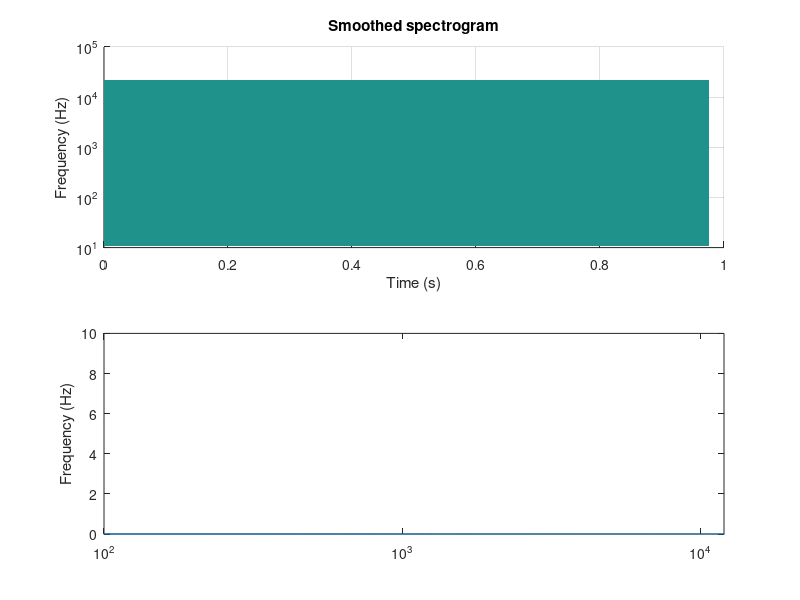

This chart was generated by the following MATLAB code: (Note: this script raises an error after producing the figure.)
%% Constants
TIME_TO_SAVE = 1;

NUM_CHANNELS = 1;
FRAME_SIZE = 2048;
WINDOW_SIZE = 4096;
SLICE_NUMBER = 2;
SAMPLE_FREQUENCY_HZ = 44100;
SPECTROGRAM_OVERLAP = WINDOW_SIZE/2;
F_AXIS = linspace(0,SAMPLE_FREQUENCY_HZ/2,WINDOW_SIZE/2+1);
MEAN_REMOVAL_LENGTH = 7;
PEAK_THRESHOLD = 4;

% FRAMES_HELD is the number of frames held per channel
FRAMES_HELD = ceil(TIME_TO_SAVE*SAMPLE_FREQUENCY_HZ/FRAME_SIZE);

RUN_DURATION = 30;
T_AXIS = linspace(0,(FRAMES_HELD-1)*FRAME_SIZE/SAMPLE_FREQUENCY_HZ,FRAMES_HELD-1);

%% FIgure preperation
figure;
% setup a spectrogram plot
subplot(2,1,1)
%hSurf1 = surf(linspace(0,1,FRAMES_HELD),linspace(0,1,WINDOW_SIZE/2+1),zeros(WINDOW_SIZE/2+1,FRAMES_HELD), 'EdgeColor', 'none');
hSurf1 = surf(zeros(WINDOW_SIZE/2+1,FRAMES_HELD), 'EdgeColor', 'none');
set(hSurf1,'XData',T_AXIS);
set(hSurf1,'YData',F_AXIS);

title('Smoothed spectrogram');
hAxis1 = gca;
view(0,90);
set(hAxis1, 'YScale', 'log');
xlabel('Time (s)')
ylabel('Frequency (Hz)')
%hAxis.YScale = 'log';
caxis auto

% plot the current spectrum
subplot(2,1,2)
hPlot1 = plot(F_AXIS,zeros(WINDOW_SIZE/2+1,1));
hAxis2 = gca;
set(hAxis2,'XScale','log');
set(hAxis2,'YLimMode','manual','YLim',[0,10]);
set(hAxis2,'XLim', [100, 12000])
ylabel('Frequency (Hz)')

%% Hardware setup
har = dsp.AudioRecorder('NumChannels',NUM_CHANNELS,'SamplesPerFrame',...
    FRAME_SIZE);
disp('Speak into microphone now');

%% Misc
% turn the findpeaks 'no peaks found' warning off
warning('off','signal:findpeaks:largeMinPeakHeight');

%% Main loop

timeseriesBuffer = zeros(FRAMES_HELD*FRAME_SIZE,NUM_CHANNELS);
chanNumber = 1;
tic;
while toc < RUN_DURATION
    singleAudioFrame = step(har);
    curFrame = singleAudioFrame(:,chanNumber);
    % load the current frame into timeseriesBuffer and push the last frame
    % out (each column holds NUM_FRAMES_HELD frames)
    timeseriesBuffer(:,chanNumber) = [curFrame; ...
        timeseriesBuffer(1:((FRAMES_HELD-1)*FRAME_SIZE),chanNumber)];

    %% GENERATE SPECTROGRAM
    S = spectrogram(timeseriesBuffer,WINDOW_SIZE,SPECTROGRAM_OVERLAP);

    %% SMOOTH SPECTROGRAM
    %S_smooth = smoothSpectrogram(S);
    S_smooth = filter2(1/15*ones(1,15),abs(S));
    %S_smooth = abs(S);

    %% EXTRACT SIGNLE SPECTRUM
    spectrum = S_smooth(:,SLICE_NUMBER);

    %% SPECTRUM CONDITIONING
    conditionedSpectrum = meanRemovalFilter1(spectrum, MEAN_REMOVAL_LENGTH);
    conditionedSpectrum(conditionedSpectrum<0) = 0;

    %% SPECTRUM SEGMENTATION
    % 

    %% EXTRACT PEAK INFO
    % take a look at dsp.PeakFinder
    [pks, locs] = findpeaks(conditionedSpectrum, 'MINPEAKHEIGHT', PEAK_THRESHOLD);
    [detected, noiseySpectrum] = hardProcessPeaks(pks, locs);
    
    Sdb = 10*log10(S);
    set(hSurf1,'ZData',abs(Sdb));
    set(hPlot1,'YData',conditionedSpectrum)
    drawnow;
end
